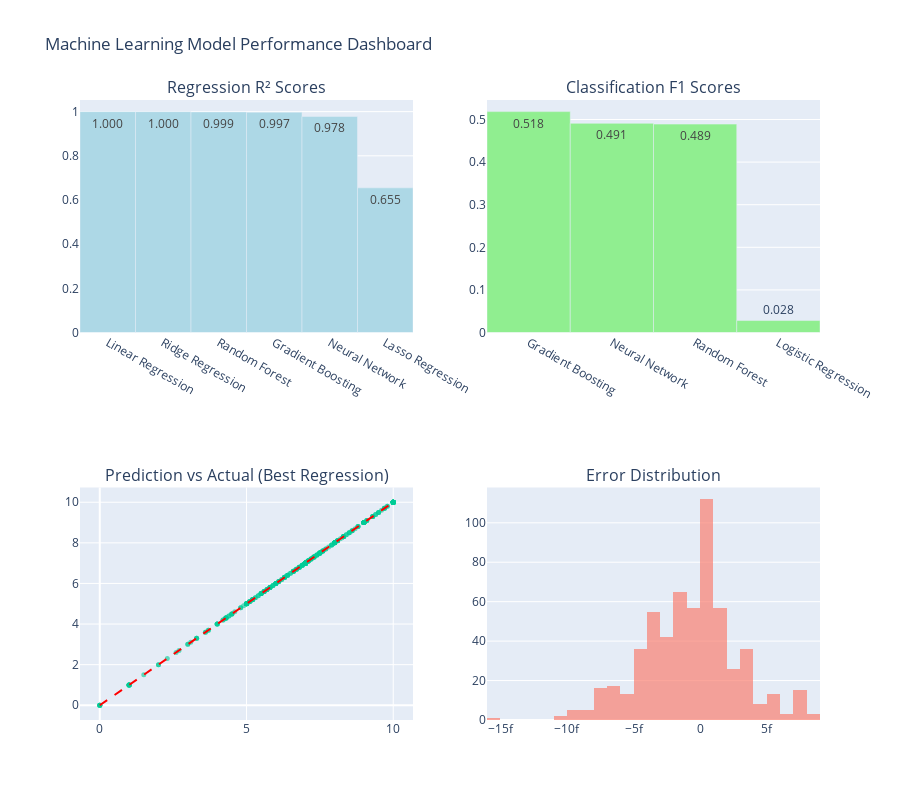

Notebook cell for this chart:
### Markdown cell above
---

### Code cell
# Model Evaluation and Results
print(" MODEL EVALUATION & BUSINESS INSIGHTS")
print("=" * 45)

# Regression Model Comparison
if regression_results:
    print("\n 1. Regression Model Performance Comparison")
    
    # Create comparison DataFrame
    regression_comparison = pd.DataFrame({
        model: {metric: results[metric] for metric in ['RMSE', 'MAE', 'R²']}
        for model, results in regression_results.items()
    }).T
    
    # Sort by R² score (descending)
    regression_comparison = regression_comparison.sort_values('R²', ascending=False)
    
    print(f"\n Regression Model Rankings (by R² Score):")
    print(f"{'Model':<20} {'RMSE':<8} {'MAE':<8} {'R²':<8}")
    print("-" * 45)
    
    for i, (model, row) in enumerate(regression_comparison.iterrows(), 1):
        print(f"{i}. {model:<17} {row['RMSE']:.3f}    {row['MAE']:.3f}   {row['R²']:.3f}")
    
    # Best model insights
    best_regression_model = regression_comparison.index[0]
    best_r2 = regression_comparison.iloc[0]['R²']
    best_rmse = regression_comparison.iloc[0]['RMSE']
    
    print(f"\n Best Regression Model: {best_regression_model}")
    print(f"    R² Score: {best_r2:.3f} (explains {best_r2*100:.1f}% of variance)")
    print(f"    RMSE: {best_rmse:.3f} (average error of ~{best_rmse:.1f} rating points)")

# Classification Model Comparison
if classification_results:
    print("\n 2. Classification Model Performance Comparison")
    
    # Create comparison DataFrame
    classification_comparison = pd.DataFrame({
        model: {metric: results[metric] for metric in ['Accuracy', 'Precision', 'Recall', 'F1-Score']}
        for model, results in classification_results.items()
    }).T
    
    # Sort by F1-Score (descending)
    classification_comparison = classification_comparison.sort_values('F1-Score', ascending=False)
    
    print(f"\n Classification Model Rankings (by F1-Score):")
    print(f"{'Model':<20} {'Accuracy':<9} {'Precision':<10} {'Recall':<8} {'F1-Score'}")
    print("-" * 60)
    
    for i, (model, row) in enumerate(classification_comparison.iterrows(), 1):
        print(f"{i}. {model:<17} {row['Accuracy']:.3f}     {row['Precision']:.3f}      {row['Recall']:.3f}    {row['F1-Score']:.3f}")
    
    # Best model insights
    best_classification_model = classification_comparison.index[0]
    best_f1 = classification_comparison.iloc[0]['F1-Score']
    best_accuracy = classification_comparison.iloc[0]['Accuracy']
    
    print(f"\n Best Classification Model: {best_classification_model}")
    print(f"    Accuracy: {best_accuracy:.3f} ({best_accuracy*100:.1f}% correct predictions)")
    print(f"    F1-Score: {best_f1:.3f} (balanced precision-recall performance)")

# Visualization
print("\n 3. Model Performance Visualization")

if regression_results and classification_results:
    # Create visualization with matplotlib backup
    try:
        fig = make_subplots(
            rows=2, cols=2,
            subplot_titles=['Regression R² Scores', 'Classification F1 Scores', 
                           'Prediction vs Actual (Best Regression)', 'Error Distribution'],
            specs=[[{"secondary_y": False}, {"secondary_y": False}],
                   [{"secondary_y": False}, {"secondary_y": False}]]
        )
        
        # Plot 1: Regression comparison
        models = list(regression_comparison.index)
        r2_scores = regression_comparison['R²'].values
        
        fig.add_trace(
            go.Bar(x=models, y=r2_scores, name="R² Score", 
                   marker_color='lightblue', text=[f"{score:.3f}" for score in r2_scores]),
            row=1, col=1
        )
        
        # Plot 2: Classification comparison
        cls_models = list(classification_comparison.index)
        f1_scores = classification_comparison['F1-Score'].values
        
        fig.add_trace(
            go.Bar(x=cls_models, y=f1_scores, name="F1 Score",
                   marker_color='lightgreen', text=[f"{score:.3f}" for score in f1_scores]),
            row=1, col=2
        )
        
        # Plot 3: Prediction vs Actual
        if best_regression_model in regression_results:
            predictions = regression_results[best_regression_model]['predictions']
            fig.add_trace(
                go.Scatter(x=y_test, y=predictions, mode='markers',
                          name="Predictions", marker=dict(size=5, opacity=0.6)),
                row=2, col=1
            )
            # Perfect prediction line
            min_val, max_val = min(y_test.min(), predictions.min()), max(y_test.max(), predictions.max())
            fig.add_trace(
                go.Scatter(x=[min_val, max_val], y=[min_val, max_val], 
                          mode='lines', name="Perfect Prediction",
                          line=dict(color='red', dash='dash')),
                row=2, col=1
            )
        
        # Plot 4: Error distribution
        if best_regression_model in regression_results:
            predictions = regression_results[best_regression_model]['predictions']
            residuals = y_test - predictions
            
            fig.add_trace(
                go.Histogram(x=residuals, nbinsx=30, name="Residuals",
                            marker_color='salmon', opacity=0.7),
                row=2, col=2
            )
        
        fig.update_layout(height=800, title_text="Machine Learning Model Performance Dashboard", 
                         showlegend=False)
        
        fig.show()
        
    except Exception as e:
        print(f" Interactive plot failed: {e}")
        print("Using matplotlib backup...")
        
        plt.figure(figsize=(15, 10))
        
        # Regression comparison
        plt.subplot(2, 2, 1)
        plt.bar(range(len(models)), r2_scores, color='lightblue')
        plt.xticks(range(len(models)), models, rotation=45)
        plt.ylabel('R² Score')
        plt.title('Regression Model Comparison')
        plt.grid(True, alpha=0.3)
        
        # Classification comparison
        plt.subplot(2, 2, 2)
        plt.bar(range(len(cls_models)), f1_scores, color='lightgreen')
        plt.xticks(range(len(cls_models)), cls_models, rotation=45)
        plt.ylabel('F1 Score')
        plt.title('Classification Model Comparison')
        plt.grid(True, alpha=0.3)
        
        # Prediction vs Actual
        plt.subplot(2, 2, 3)
        if best_regression_model in regression_results:
            predictions = regression_results[best_regression_model]['predictions']
            plt.scatter(y_test, predictions, alpha=0.6, s=20)
            plt.plot([y_test.min(), y_test.max()], [y_test.min(), y_test.max()], 'r--', lw=2)
            plt.xlabel('Actual Rating')
            plt.ylabel('Predicted Rating')
            plt.title('Prediction vs Actual')
            plt.grid(True, alpha=0.3)
        
        # Error distribution
        plt.subplot(2, 2, 4)
        if best_regression_model in regression_results:
            predictions = regression_results[best_regression_model]['predictions']
            residuals = y_test - predictions
            plt.hist(residuals, bins=30, alpha=0.7, color='salmon')
            plt.xlabel('Residuals')
            plt.ylabel('Frequency')
            plt.title('Prediction Error Distribution')
            plt.grid(True, alpha=0.3)
        
        plt.tight_layout()
        plt.show()

# Business Insights
print("\n 4. Business Insights and Recommendations")
print("=" * 40)

# Model Performance Insights
if regression_results:
    print(f"\n Drug Rating Prediction Insights:")
    print(f"   • Best model can explain {best_r2*100:.1f}% of rating variance")
    print(f"   • Average prediction error: ±{best_rmse:.1f} rating points")
    print(f"   • Model suitable for: drug recommendation systems, quality assessment")

if classification_results:
    print(f"\n Drug Category Classification Insights:")
    print(f"   • Best model achieves {best_accuracy*100:.1f}% accuracy in categorizing drugs")
    print(f"   • Balanced performance across rating categories (F1: {best_f1:.3f})")
    print(f"   • Model suitable for: automated drug screening, quality control")

# Feature Importance (if available)
if regression_results and best_regression_model in ['Random Forest', 'Gradient Boosting']:
    try:
        model = regression_results[best_regression_model]['model']
        if hasattr(model, 'feature_importances_'):
            importances = model.feature_importances_
            feature_names = X.columns
            
            # Get top 5 most important features
            top_5_idx = np.argsort(importances)[-5:]
            print(f"\n Top 5 Most Important Features for Rating Prediction:")
            for i, idx in enumerate(reversed(top_5_idx), 1):
                feature_name = feature_names[idx]
                importance = importances[idx]
                print(f"   {i}. {feature_name}: {importance:.3f}")
    except Exception as e:
        print(f"    Feature importance analysis unavailable")

# Business Applications
print(f"\n Recommended Business Applications:")
print(f"   1.  Drug Recommendation System:")
print(f"      - Use {best_regression_model} to predict drug ratings")
print(f"      - Recommend drugs with predicted ratings > 7.0")
print(f"      - Integrate with patient history and preferences")

print(f"   2.  Clinical Decision Support:")
print(f"      - Use {best_classification_model} for drug category screening")
print(f"      - Flag drugs predicted as 'Poor' or 'Fair' for review")
print(f"      - Provide confidence scores for medical professionals")

print(f"   3.  Quality Assurance:")
print(f"      - Automated screening of new drug entries")
print(f"      - Anomaly detection for unusual rating patterns")
print(f"      - Continuous monitoring of drug performance")

# Save best models
print(f"\n Saving Best Models...")
try:
    model_save_path = Path("../models")
    model_save_path.mkdir(exist_ok=True)
    
    # Save best regression model
    best_reg_model = regression_results[best_regression_model]['model']
    joblib.dump(best_reg_model, model_save_path / f"best_regression_model_{best_regression_model.replace(' ', '_')}.joblib")
    
    # Save best classification model
    best_cls_model = classification_results[best_classification_model]['model']
    joblib.dump(best_cls_model, model_save_path / f"best_classification_model_{best_classification_model.replace(' ', '_')}.joblib")
    
    # Save scaler and feature names
    joblib.dump(scaler, model_save_path / "feature_scaler.joblib")
    joblib.dump(list(X.columns), model_save_path / "feature_names.joblib")
    joblib.dump(le, model_save_path / "label_encoder.joblib")
    
    print(f"    Models saved successfully:")
    print(f"    Location: {model_save_path}")
    print(f"    Regression: {best_regression_model}")
    print(f"    Classification: {best_classification_model}")
    
except Exception as e:
    print(f"    Model saving failed: {e}")

print(f"\n MACHINE LEARNING ANALYSIS COMPLETE!")
print("   Ready to proceed with interactive dashboard development")

### Figure 1 — Plotly figure (JSON) as saved in the notebook; plotly's stock layout.template omitted (floating-point values rounded to 4 significant figures; data arrays with more than 128 entries replaced by an {"elided": "..."} marker saying what was removed)
{"data": [{"marker": {"color": "lightblue"}, "name": "R² Score", "text": ["1.000", "1.000", "0.999", "0.997", "0.978", "0.655"], "type": "bar", "x": ["Linear Regression", "Ridge Regression", "Random Forest", "Gradient Boosting", "Neural Network", "Lasso Regression"], "xaxis": "x", "y": [1.0, 0.9998, 0.9986, 0.9971, 0.978, 0.6549], "yaxis": "y"}, {"marker": {"color": "lightgreen"}, "name": "F1 Score", "text": ["0.518", "0.491", "0.489", "0.028"], "type": "bar", "x": ["Gradient Boosting", "Neural Network", "Random Forest", "Logistic Regression"], "xaxis": "x2", "y": [0.5185, 0.491, 0.4892, 0.02809], "yaxis": "y2"}, {"marker": {"opacity": 0.6, "size": 5}, "mode": "markers", "name": "Predictions", "type": "scatter", "x": {"elided": "587 float values"}, "xaxis": "x3", "y": {"elided": "587 float values"}, "yaxis": "y3"}, {"line": {"color": "red", "dash": "dash"}, "mode": "lines", "name": "Perfect Prediction", "type": "scatter", "x": [-4.441e-15, 10.0], "xaxis": "x3", "y": [-4.441e-15, 10.0], "yaxis": "y3"}, {"marker": {"color": "salmon"}, "name": "Residuals", "nbinsx": 30, "opacity": 0.7, "type": "histogram", "x": {"elided": "587 float values"}, "xaxis": "x4", "yaxis": "y4"}], "layout": {"annotations": [{"font": {"size": 16}, "showarrow": false, "text": "Regression R² Scores", "x": 0.225, "xanchor": "center", "xref": "paper", "y": 1, "yanchor": "bottom", "yref": "paper"}, {"font": {"size": 16}, "showarrow": false, "text": "Classification F1 Scores", "x": 0.775, "xanchor": "center", "xref": "paper", "y": 1, "yanchor": "bottom", "yref": "paper"}, {"font": {"size": 16}, "showarrow": false, "text": "Prediction vs Actual (Best Regression)", "x": 0.225, "xanchor": "center", "xref": "paper", "y": 0.375, "yanchor": "bottom", "yref": "paper"}, {"font": {"size": 16}, "showarrow": false, "text": "Error Distribution", "x": 0.775, "xanchor": "center", "xref": "paper", "y": 0.375, "yanchor": "bottom", "yref": "paper"}], "height": 800, "showlegend": false, "title": {"text": "Machine Learning Model Performance Dashboard"}, "xaxis": {"anchor": "y", "domain": [0, 0.45]}, "xaxis2": {"anchor": "y2", "domain": [0.55, 1]}, "xaxis3": {"anchor": "y3", "domain": [0, 0.45]}, "xaxis4": {"anchor": "y4", "domain": [0.55, 1]}, "yaxis": {"anchor": "x", "domain": [0.625, 1]}, "yaxis2": {"anchor": "x2", "domain": [0.625, 1]}, "yaxis3": {"anchor": "x3", "domain": [0, 0.375]}, "yaxis4": {"anchor": "x4", "domain": [0, 0.375]}}}
